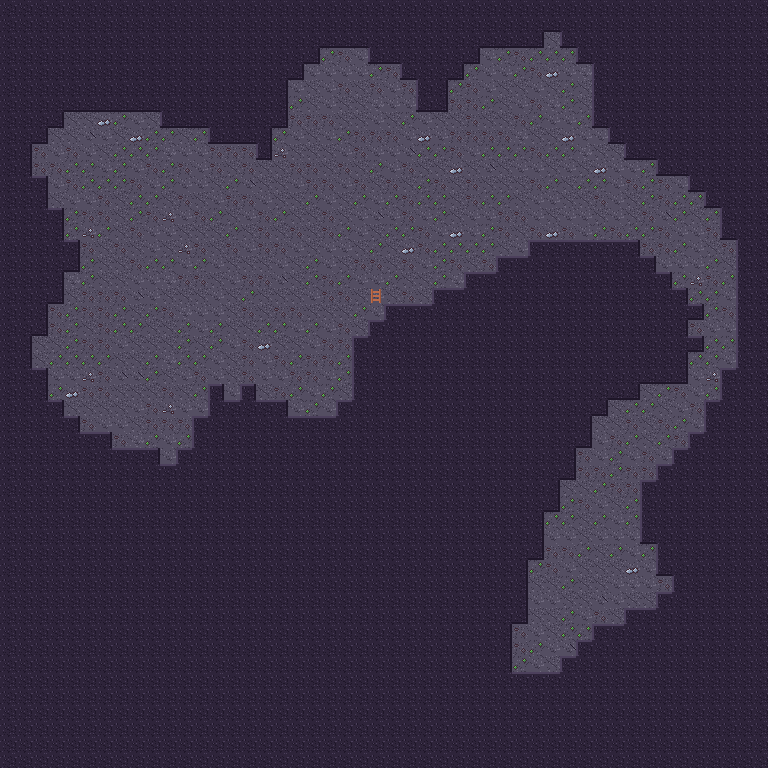

Rendered tile map (Tiled .tmx) drawn with the repository's tilesets; below, a short description and the map source with its tile grids summarised:
An orthogonal 48x48 tile map with 16x16 px tiles, 3 tile layers (Back, Buildings, Front).

<map version="1.4" tiledversion="1.4.2" orientation="orthogonal" renderorder="right-down" compressionlevel="0" width="48" height="48" tilewidth="16" tileheight="16" infinite="0" nextlayerid="4" nextobjectid="1">
  <properties />
  <tileset firstgid="1" name="cave" tilewidth="16" tileheight="16" tilecount="48" columns="16">
    <image source="../cave.png" width="256" height="48" />
    <tile id="1">
      <properties>
        <property name="Passable" type="string" value="F" />
      </properties>
    </tile>
    <tile id="16">
      <properties>
        <property name="Passable" type="string" value="F" />
      </properties>
    </tile>
    <tile id="17">
      <properties>
        <property name="Passable" type="string" value="F" />
      </properties>
    </tile>
    <tile id="18">
      <properties>
        <property name="Passable" type="string" value="F" />
      </properties>
    </tile>
    <tile id="19">
      <properties>
        <property name="Passable" type="string" value="F" />
      </properties>
    </tile>
    <tile id="20">
      <properties>
        <property name="Passable" type="string" value="F" />
      </properties>
    </tile>
    <tile id="21">
      <properties>
        <property name="Passable" type="string" value="F" />
      </properties>
    </tile>
    <tile id="22">
      <properties>
        <property name="Passable" type="string" value="F" />
      </properties>
    </tile>
    <tile id="23">
      <properties>
        <property name="Passable" type="string" value="F" />
      </properties>
    </tile>
    <tile id="24">
      <properties>
        <property name="Passable" type="string" value="F" />
      </properties>
    </tile>
    <tile id="25">
      <properties>
        <property name="Passable" type="string" value="F" />
      </properties>
    </tile>
    <tile id="26">
      <properties>
        <property name="Passable" type="string" value="F" />
      </properties>
    </tile>
    <tile id="27">
      <properties>
        <property name="Passable" type="string" value="F" />
      </properties>
    </tile>
    <tile id="28">
      <properties>
        <property name="Passable" type="string" value="F" />
      </properties>
    </tile>
    <tile id="29">
      <properties>
        <property name="Passable" type="string" value="F" />
      </properties>
    </tile>
    <tile id="30">
      <properties>
        <property name="Passable" type="string" value="F" />
      </properties>
    </tile>
    <tile id="31">
      <properties>
        <property name="Passable" type="string" value="F" />
      </properties>
    </tile>
  </tileset>
  <layer id="1" name="Back" width="48" height="48" opacity="1" offsetx="0" offsety="0">
   <data>[2304 cells, 2304 non-empty, 9 distinct tile ids]</data>
  </layer>
  <layer id="2" name="Buildings" width="48" height="48" opacity="1" offsetx="0" offsety="0">
   <data>[2304 cells, 1571 non-empty, 12 distinct tile ids]</data>
  </layer>
  <layer id="3" name="Front" width="48" height="48" opacity="1" offsetx="0" offsety="0">
   <data>[2304 cells, 0 non-empty, 0 distinct tile ids]</data>
  </layer>
</map>
